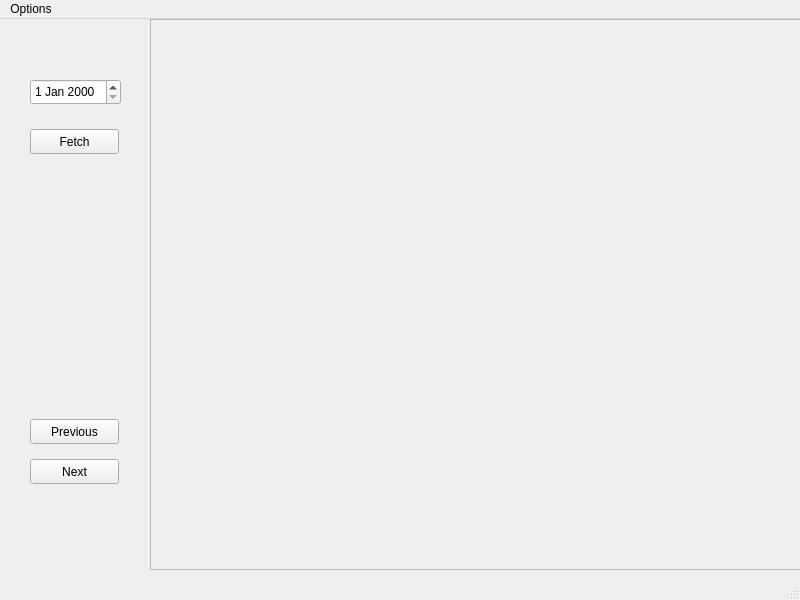
<?xml version="1.0" encoding="UTF-8"?>
<ui version="4.0">
 <class>MainWindow</class>
 <widget class="QMainWindow" name="MainWindow">
  <property name="geometry">
   <rect>
    <x>0</x>
    <y>0</y>
    <width>800</width>
    <height>600</height>
   </rect>
  </property>
  <property name="windowTitle">
   <string>MainWindow</string>
  </property>
  <widget class="QWidget" name="centralwidget">
   <widget class="QFrame" name="frame">
    <property name="geometry">
     <rect>
      <x>150</x>
      <y>0</y>
      <width>651</width>
      <height>551</height>
     </rect>
    </property>
    <property name="frameShape">
     <enum>QFrame::StyledPanel</enum>
    </property>
    <property name="frameShadow">
     <enum>QFrame::Raised</enum>
    </property>
   </widget>
   <widget class="QPushButton" name="pushButton">
    <property name="geometry">
     <rect>
      <x>30</x>
      <y>110</y>
      <width>89</width>
      <height>25</height>
     </rect>
    </property>
    <property name="text">
     <string>Fetch</string>
    </property>
   </widget>
   <widget class="QPushButton" name="pushButton_2">
    <property name="geometry">
     <rect>
      <x>30</x>
      <y>400</y>
      <width>89</width>
      <height>25</height>
     </rect>
    </property>
    <property name="text">
     <string>Previous</string>
    </property>
   </widget>
   <widget class="QPushButton" name="pushButton_3">
    <property name="geometry">
     <rect>
      <x>30</x>
      <y>440</y>
      <width>89</width>
      <height>25</height>
     </rect>
    </property>
    <property name="text">
     <string>Next</string>
    </property>
   </widget>
   <widget class="QDateEdit" name="dateEdit">
    <property name="geometry">
     <rect>
      <x>30</x>
      <y>60</y>
      <width>91</width>
      <height>26</height>
     </rect>
    </property>
   </widget>
  </widget>
  <widget class="QMenuBar" name="menubar">
   <property name="geometry">
    <rect>
     <x>0</x>
     <y>0</y>
     <width>800</width>
     <height>22</height>
    </rect>
   </property>
   <widget class="QMenu" name="menuOptions">
    <property name="title">
     <string>Options</string>
    </property>
    <addaction name="actionSet_Paramaters"/>
    <addaction name="actionEmail"/>
   </widget>
   <addaction name="menuOptions"/>
  </widget>
  <widget class="QStatusBar" name="statusbar"/>
  <action name="actionSet_Paramaters">
   <property name="text">
    <string>Set Paramaters</string>
   </property>
  </action>
  <action name="actionEmail">
   <property name="text">
    <string>Email</string>
   </property>
  </action>
 </widget>
 <resources/>
 <connections/>
</ui>
